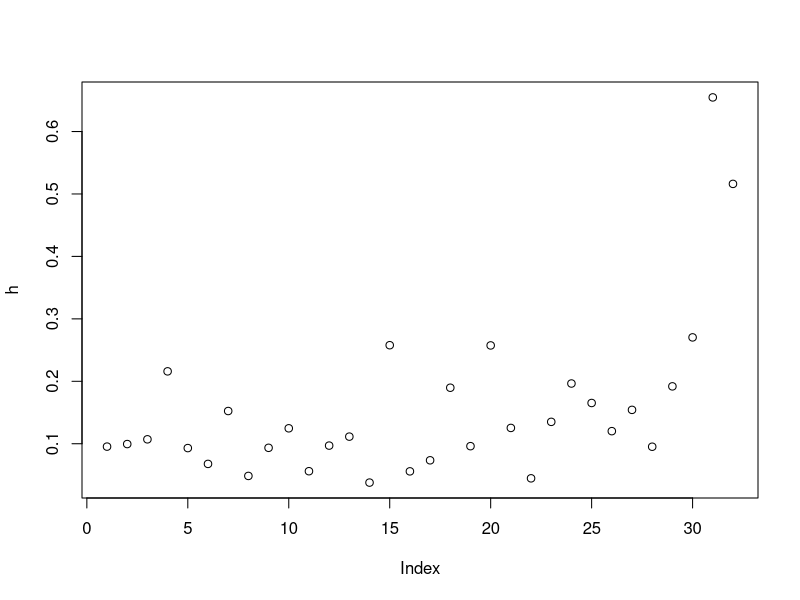
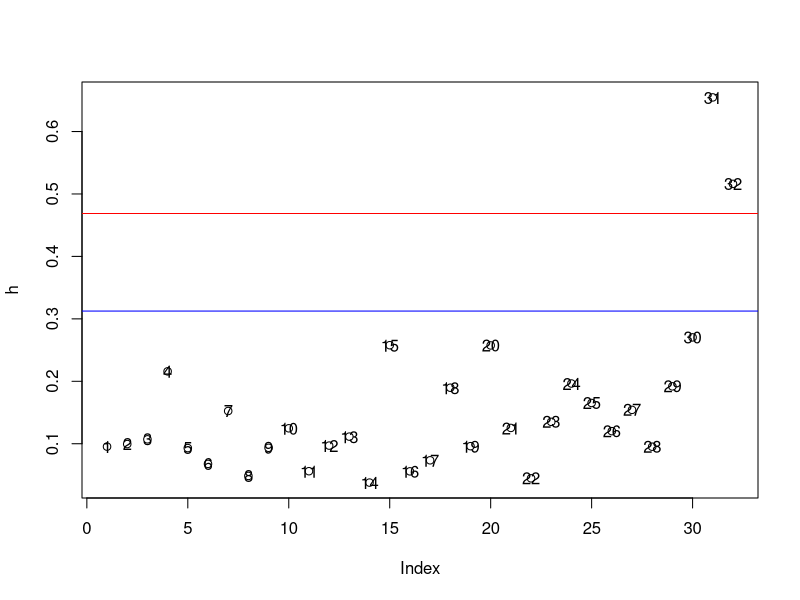
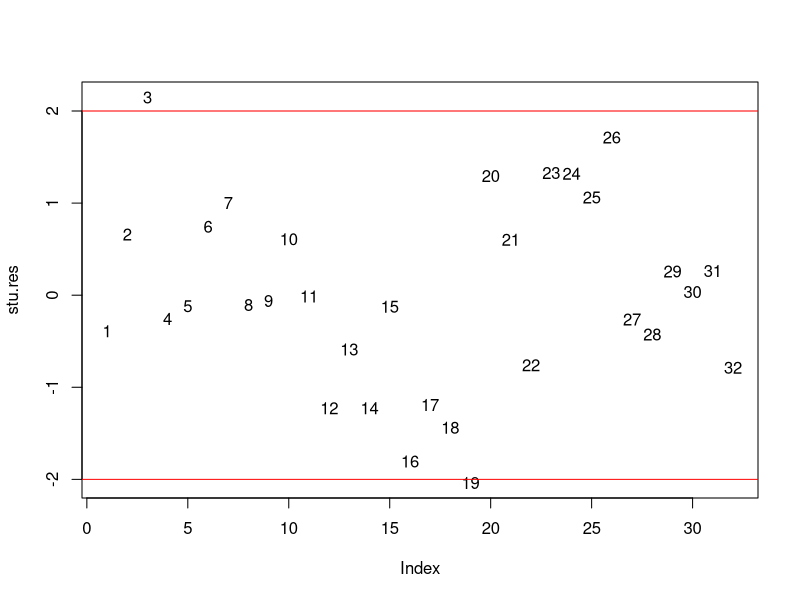
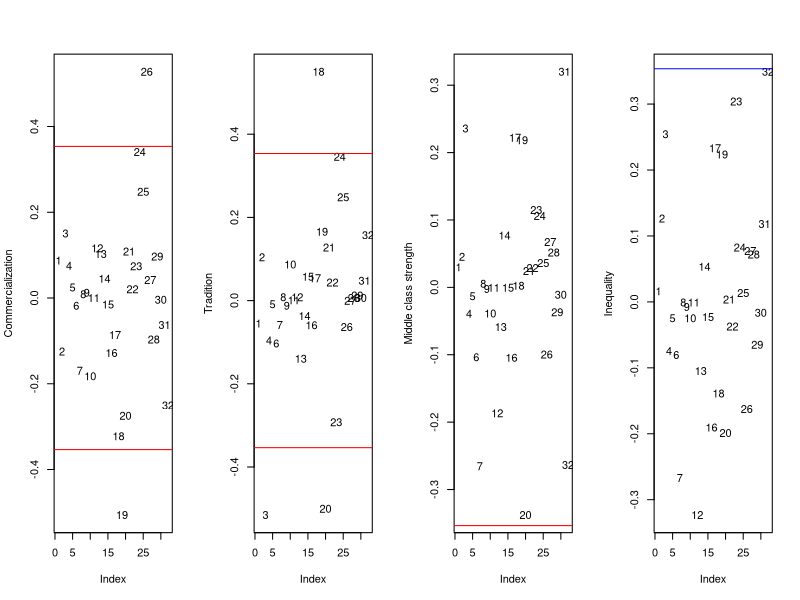

Write the R code that produced these figures, in order.
## ---- chunk 1
chirot <- read.csv("chirot.csv")
attach(chirot)
library(MASS)
library(car)
library(carData)
## ---- chunk 2
Model1 <- lm(intensity ~ commercial + tradition + peasant + inequal, data = chirot)
summary(Model1)
## ---- chunk 3
h<-hatvalues(Model1)
plot(h)	
2*mean(h)
## ---- chunk 4
k<-4
n<-32
plot(h)
text(h, label=(1:length(county)))
abline(h=(2*(k+1)/n), col="blue")
abline(h=(3*(k+1)/n), col="red")
## ---- chunk 5
stu.res<-studres(Model1)			
plot(stu.res, type="n")		
text(stu.res, label=(1:length(county)))
abline(h=2, col="red")
abline(h=-2, col="red")
## ---- chunk 6
df<-dfbetas (Model1)
df		
df.commercial <-df[,2]
df.tradition <- df[,3]
df.peasant <- df[,4]
df.inequal <- df[,5]
par(mfrow=c(1,4))

#dfbetas for commercialization
plot(df.commercial, type="n", ylab="Commercialization")
text(df.commercial, label=(county))
abline(h=(2/sqrt(n)), col="red")		# approx. cutoff for dfbetas = abs value of 2/sqrt(n)
abline(h=-(2/sqrt(n)), col="red")
## ---- chunk 7
#dfbetas for tradition
plot(df[,3], type="n", ylab="Tradition")
text(df[,3], label=(county))
abline(h=(2/sqrt(n)), col="red")
abline(h=-(2/sqrt(n)), col="red")
## ---- chunk 8
#dfbetas for middle class strength
plot(df[,4], type="n", ylab="Middle class strength")
text(df[,4], label=(county))
abline(h=(2/sqrt(n)), col="blue")
abline(h=-(2/sqrt(n)), col="red")
## ---- chunk 9
#dfbetas for inequality
plot(df[,5], type="n", ylab="Inequality")
text(df[,5], label=(county))
abline(h=(2/sqrt(n)), col="blue")
abline(h=-(2/sqrt(n)), col="red")
## ---- chunk 10
Model2 <- update(Model1, subset=-c(3,18,19,26,30))
summary(Model2)
## ---- chunk 11
vif(Model2)
